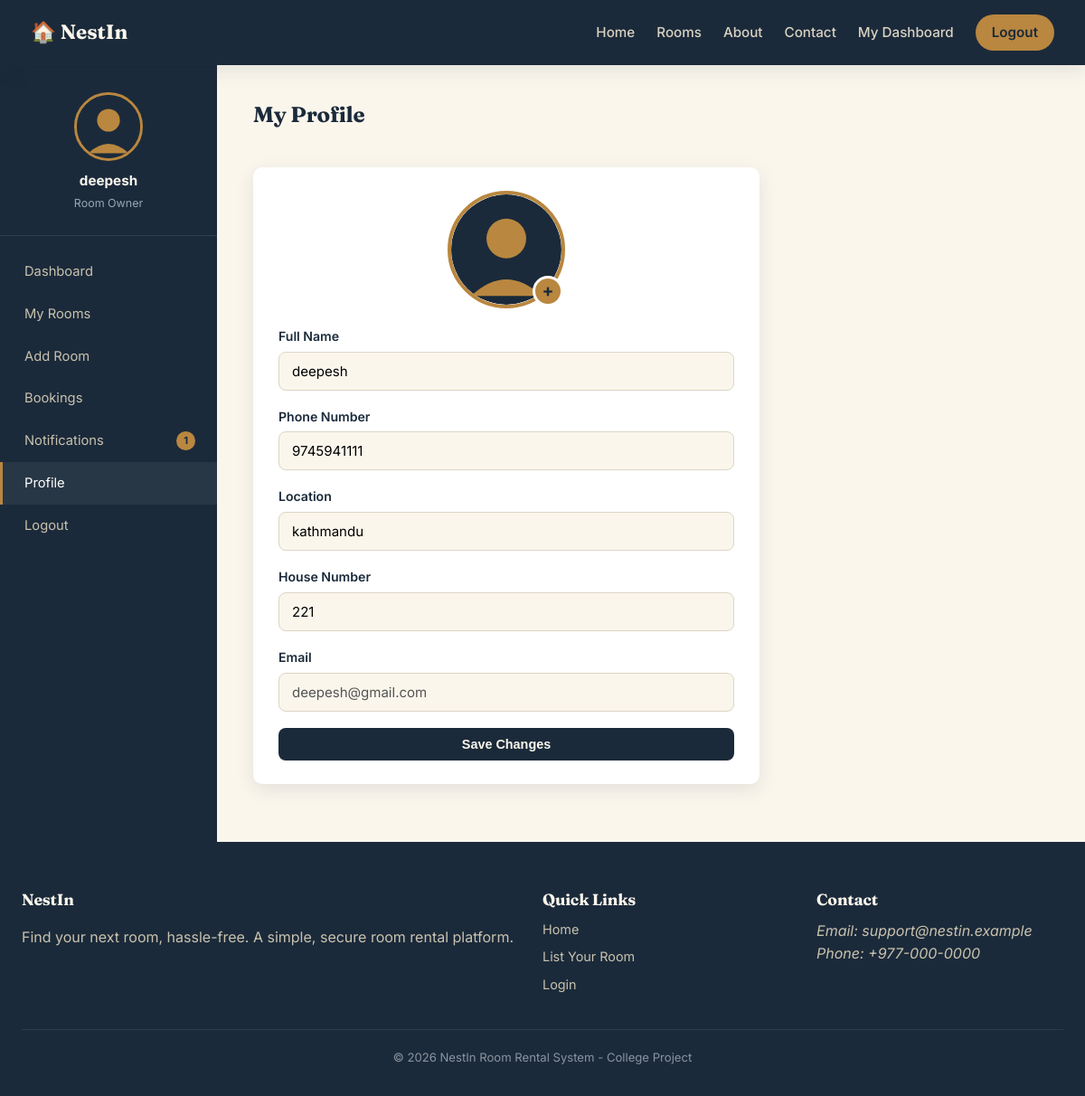
The page /owner/profile (signed in) on the database its author committed.
### models/user.py (models this page shows, shortened)
class User(UserMixin, db.Model):
    __tablename__ = "users"
    id = db.Column(db.Integer, primary_key=True)
    role = db.Column(db.String(20), nullable=False, default="owner")  # 'admin' or 'owner'
    full_name = db.Column(db.String(120), nullable=False)
    email = db.Column(db.String(150), unique=True, nullable=False)
    username = db.Column(db.String(80), unique=True, nullable=False)
    password_hash = db.Column(db.String(255), nullable=False)
    phone = db.Column(db.String(20))
    location = db.Column(db.String(150))
    house_number = db.Column(db.String(50))
    profile_pic = db.Column(db.String(255), default="default.svg")
    status = db.Column(db.String(20), default="approved")  # 'pending', 'approved', 'rejected'
    created_at = db.Column(db.DateTime, default=datetime.utcnow)
    rooms = db.relationship("Room", backref="owner", lazy=True, cascade="all, delete-orphan")
    @property
    def is_admin(self):
        return self.role == "admin"
    @property
    def is_owner(self):
        return self.role == "owner"

### routes/owner.py (the view, shortened to what this page needs)
@owner_bp.route("/profile", methods=["GET", "POST"])
@login_required
@owner_required
def profile():
    return render_template("owner/profile.html")

### routes/owner.py (called while the page is built)
def owner_required(view_func):
    @wraps(view_func)
    def wrapped(*args, **kwargs):
        if not current_user.is_authenticated or not current_user.is_owner:
            flash("Room Owner access required.", "danger")
            return redirect(url_for("auth.login"))
        return view_func(*args, **kwargs)
    return wrapped

### routes/public.py (called while the page is built)
@public_bp.before_app_request
def track_visitor():
    if request.endpoint in ("public.home",):
        log_visit()

### templates/owner/profile.html (shortened to what this page needs)
{% extends "owner/_layout.html" %}
{% set active_page = "profile" %}
{% block dash_content %}
<div class="dash-header"><h2>My Profile</h2></div>
<div class="panel" style="max-width:560px;">
    <div style="text-align:center;">
        <div class="profile-pic-wrap">
            <img src="{{ url_for('public.profile_pic', filename=current_user.profile_pic) }}" class="profile-pic-large" alt="{{ current_user.full_name }}">
            <form method="post" action="{{ url_for('owner.update_profile_picture') }}" enctype="multipart/form-data" style="display:inline;">
                <label class="pic-upload-btn" for="profile_pic_upload">+</label>
            </form>
        </div>
    </div>
    <form method="post">
        <div class="form-group">
            <label for="full_name">Full Name</label>
            <input type="text" id="full_name" name="full_name" value="{{ current_user.full_name }}">
        </div>
        <div class="form-group">
            <label for="phone">Phone Number</label>
            <input type="text" id="phone" name="phone" value="{{ current_user.phone or '' }}">
        </div>
        <div class="form-group">
            <label for="location">Location</label>
            <input type="text" id="location" name="location" value="{{ current_user.location or '' }}">
        </div>
        <div class="form-group">
            <label for="house_number">House Number</label>
            <input type="text" id="house_number" name="house_number" value="{{ current_user.house_number or '' }}">
        </div>
        <div class="form-group">
            <label>Email</label>
            <input type="email" value="{{ current_user.email }}" disabled>
        </div>
        <button type="submit" class="btn btn-primary btn-block">Save Changes</button>
    </form>
</div>
{% endblock %}

### templates/owner/_layout.html
{% extends "base.html" %}
{% block content %}
<div class="dash-wrap">
    <aside class="dash-sidebar">
        <div class="dash-profile">
            <img src="{{ url_for('public.profile_pic', filename=current_user.profile_pic) }}" class="avatar-circle" alt="{{ current_user.full_name }}">
            <strong>{{ current_user.full_name }}</strong>
            <span>Room Owner</span>
        </div>
        <nav class="dash-nav">
            <a href="{{ url_for('owner.dashboard') }}" class="{{ 'active' if active_page == 'dashboard' }}">Dashboard</a>
            <a href="{{ url_for('owner.rooms') }}" class="{{ 'active' if active_page == 'rooms' }}">My Rooms</a>
            <a href="{{ url_for('owner.add_room') }}" class="{{ 'active' if active_page == 'add_room' }}">Add Room</a>
            <a href="{{ url_for('owner.bookings') }}" class="{{ 'active' if active_page == 'bookings' }}">Bookings</a>
            <a href="{{ url_for('owner.notifications') }}" class="{{ 'active' if active_page == 'notifications' }}">
                Notifications {% if unread_notifications %}<span class="badge">{{ unread_notifications }}</span>{% endif %}
            </a>
            <a href="{{ url_for('owner.profile') }}" class="{{ 'active' if active_page == 'profile' }}">Profile</a>
            <a href="{{ url_for('auth.logout') }}">Logout</a>
        </nav>
    </aside>
    <div class="dash-content">
        {% block dash_content %}{% endblock %}
    </div>
</div>
{% endblock %}

### static/css/style.css (style rules this page uses)
:root { --ink: #1B2A3A; --ink-soft: #2C3E52; --sand: #F3EBDA; --sand-light: #FAF6EC; --brass: #B9873F; --brass-dark: #96692C; --teal: #2F6F62; --danger: #B33A3A; --success: #2F6F62; --warning: #B9873F; --info: #3A6EA5; --white: #FFFFFF; --radius: 10px; --shadow: 0 6px 20px rgba(27, 42, 58, 0.10); --shadow-lg: 0 14px 40px rgba(27, 42, 58, 0.18); }
* { box-sizing: border-box; }
body { margin: 0; font-family: 'Inter', sans-serif; color: var(--ink); background: var(--sand-light); line-height: 1.55; }
h1, h2, h3, h4 { font-family: 'Fraunces', serif; color: var(--ink); margin: 0 0 0.5em 0; letter-spacing: -0.01em; }
a { color: inherit; text-decoration: none; }
img { max-width: 100%; display: block; }
.btn { display: inline-block; padding: 10px 20px; border-radius: 8px; font-weight: 600; font-size: 0.9rem; border: none; cursor: pointer; text-align: center; transition: opacity 0.15s ease; }
.btn-primary { background: var(--ink); color: var(--sand-light); }
.btn-block { width: 100%; }
.form-group { margin-bottom: 18px; }
.form-group label { display: block; font-weight: 600; font-size: 0.88rem; margin-bottom: 6px; }
.form-group input, .form-group select, .form-group textarea { width: 100%; padding: 11px 14px; border: 1px solid #DDD5C4; border-radius: 8px; font-family: inherit; font-size: 0.94rem; background: var(--sand-light); }
.dash-wrap { display: grid; grid-template-columns: 240px 1fr; min-height: calc(100vh - 68px); }
.dash-sidebar { background: var(--ink); color: var(--sand-light); padding: 30px 0; }
.dash-profile { text-align: center; padding: 0 20px 24px; border-bottom: 1px solid rgba(255,255,255,0.1); margin-bottom: 16px; }
.avatar-circle { width: 76px; height: 76px; border-radius: 50%; object-fit: cover; margin: 0 auto 10px; border: 3px solid var(--brass); }
.dash-profile strong { display: block; font-size: 0.95rem; }
.dash-profile span { font-size: 0.78rem; color: #9AA6B2; }
.dash-nav a { display: flex; align-items: center; justify-content: space-between; padding: 12px 24px; font-size: 0.92rem; color: #C9C2AF; border-left: 3px solid transparent; }
.dash-nav a:hover, .dash-nav a.active { background: rgba(255,255,255,0.06); color: var(--white); border-left-color: var(--brass); }
.badge { background: var(--brass); color: var(--ink); font-size: 0.7rem; font-weight: 700; padding: 2px 8px; border-radius: 999px; }
.dash-content { padding: 36px 40px; }
.dash-header { display: flex; justify-content: space-between; align-items: center; margin-bottom: 28px; }
.panel { background: var(--white); border-radius: var(--radius); box-shadow: var(--shadow); padding: 26px 28px; margin-bottom: 28px; }
.profile-pic-wrap { position: relative; width: 130px; margin: 0 auto 20px; }
.profile-pic-large { width: 130px; height: 130px; border-radius: 50%; object-fit: cover; border: 4px solid var(--brass); }
.pic-upload-btn { position: absolute; bottom: 2px; right: 2px; width: 34px; height: 34px; background: var(--brass); color: var(--ink); border-radius: 50%; display: flex; align-items: center; justify-content: center; font-size: 1.2rem; font-weight: 700; cursor: pointer; border: 3px solid var(--white); }

### rows shown on the page
User: profile_pic (placeholder picture), full_name "deepesh", phone "9745941111", location "kathmandu", house_number "221", email "deepesh@gmail.com"

### other values the page prints
{{ unread_notifications }} "1"
